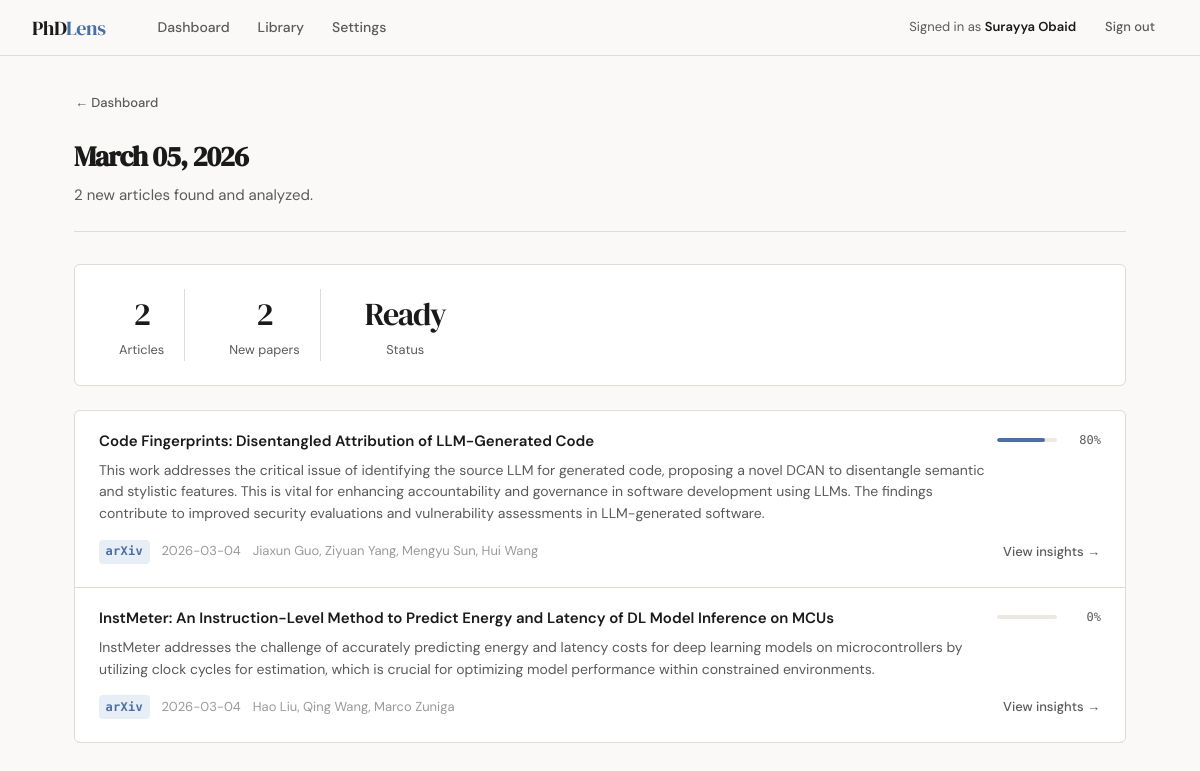
Screenshot of /digest/15 (signed in) with the database file from the repository.
### models.py (models this page shows, shortened)
class User(UserMixin, db.Model):
    __tablename__ = 'users'
    id = db.Column(db.Integer, primary_key=True)
    email = db.Column(db.String(150), unique=True, nullable=False)
    name = db.Column(db.String(100), nullable=False)
    password_hash = db.Column(db.String(256), nullable=False)
    created_at = db.Column(db.DateTime, default=datetime.utcnow)
    openai_api_key = db.Column(db.String(256), nullable=True)
    profile = db.relationship('ResearchProfile', backref='user', uselist=False, cascade='all, delete-orphan')
    articles = db.relationship('Article', backref='user', cascade='all, delete-orphan')
    digests = db.relationship('DailyDigest', backref='user', cascade='all, delete-orphan')

class DailyDigest(db.Model):
    __tablename__ = 'daily_digests'
    id = db.Column(db.Integer, primary_key=True)
    user_id = db.Column(db.Integer, db.ForeignKey('users.id'), nullable=False)
    created_at = db.Column(db.DateTime, default=datetime.utcnow)
    date_label = db.Column(db.String(50), default='')
    status = db.Column(db.String(50), default='pending')
    error_message = db.Column(db.Text, default='')
    total_articles = db.Column(db.Integer, default=0)
    new_articles_count = db.Column(db.Integer, default=0)
    regenerated = db.Column(db.Boolean, default=False)
    articles = db.relationship('Article', backref='digest', lazy=True,
                                foreign_keys='Article.digest_id')

class Article(db.Model):
    __tablename__ = 'articles'
    id = db.Column(db.Integer, primary_key=True)
    user_id = db.Column(db.Integer, db.ForeignKey('users.id'), nullable=False)
    title = db.Column(db.String(1000), nullable=False)
    authors = db.Column(db.Text, default='')
    abstract = db.Column(db.Text, default='')
    url = db.Column(db.String(2000), default='')
    source_platform = db.Column(db.String(100), default='')
    published_date = db.Column(db.String(50), default='')
    fetched_at = db.Column(db.DateTime, default=datetime.utcnow)
    is_blog_post = db.Column(db.Boolean, default=False)
    summary_highlights = db.Column(db.Text, default='')
    summary_methodology = db.Column(db.Text, default='')
    summary_datasets = db.Column(db.Text, default='')
    summary_models = db.Column(db.Text, default='')
    summary_results = db.Column(db.Text, default='')
    summary_soul = db.Column(db.Text, default='')
    detail_approach = db.Column(db.Text, default='')
    detail_methodology = db.Column(db.Text, default='')
    detail_results = db.Column(db.Text, default='')
    detail_figures = db.Column(db.Text, default='')
    detail_writeup_summary = db.Column(db.Text, default='')
    relevance_score = db.Column(db.Float, default=0.0)
    digest_id = db.Column(db.Integer, db.ForeignKey('daily_digests.id'), nullable=True)

### routes/dashboard.py (the view)
@dashboard_bp.route('/digest/<int:digest_id>')
@login_required
def view_digest(digest_id):
    digest = DailyDigest.query.filter_by(id=digest_id, user_id=current_user.id).first_or_404()
    articles = Article.query.filter_by(digest_id=digest.id).order_by(Article.relevance_score.desc()).all()
    return render_template('digest_view.html', digest=digest, articles=articles)

### templates/digest_view.html (shortened to what this page needs)
{% extends "base.html" %}
{% block content %}
<div class="page-wrapper">
    <div class="back-nav" style="margin-bottom:1rem;">
        <a href="{{ url_for('dashboard.home') }}" class="btn btn-ghost btn-sm" style="padding-left:0;">&larr; Dashboard</a>
    </div>
    <div class="page-header">
        <h1 class="page-title">{{ digest.date_label }}</h1>
        <div class="page-subtitle">
            {% if digest.regenerated %}
            Re-analyzed existing articles — no new papers matched your profile today.
            {% else %}
            {{ digest.new_articles_count }} new article{{ 's' if digest.new_articles_count != 1 else '' }} found and analyzed.
            {% endif %}
        </div>
    </div>
    <div class="digest-hero">
        <div class="digest-stat">
            <div class="digest-stat-value">{{ digest.total_articles }}</div>
            <div class="digest-stat-label">Articles</div>
        </div>
        <div class="digest-stat">
            <div class="digest-stat-value">{{ digest.new_articles_count }}</div>
            <div class="digest-stat-label">New papers</div>
        </div>
        <div class="digest-stat">
            <div class="digest-stat-value">{{ digest.status|capitalize }}</div>
            <div class="digest-stat-label">Status</div>
        </div>
    </div>
    {% if articles %}
    <div class="article-grid">
        {% for article in articles %}
        <a href="{{ url_for('dashboard.view_article', article_id=article.id) }}" class="article-card">
            <div style="display:flex;align-items:flex-start;gap:0.75rem;">
                <div style="flex:1;">
                    <div class="article-card-title">{{ article.title }}</div>
                    {% if article.summary_soul %}
                    <div class="article-card-soul">{{ article.summary_soul }}</div>
                    {% elif article.abstract %}
                    <div class="article-card-soul">{{ article.abstract[:200] }}...</div>
                    {% endif %}
                </div>
                <div style="flex-shrink:0;text-align:right;">
                    <div class="score-bar-wrap" style="justify-content:flex-end;">
                        <div class="score-bar" style="width:60px;"><div class="score-bar-fill" style="width:{{ (article.relevance_score * 100)|int }}%"></div></div>
                        <span class="score-label">{{ "%.0f"|format(article.relevance_score * 100) }}%</span>
                    </div>
                </div>
            </div>
            <div class="article-card-footer">
                <span class="badge badge-blue">{{ article.source_platform }}</span>
                {% if article.published_date %}
                <span class="text-xs text-faint">{{ article.published_date }}</span>
                {% endif %}
                {% if article.authors %}
                <span class="text-xs text-faint">{{ article.authors[:80] }}{% if article.authors|length > 80 %}...{% endif %}</span>
                {% endif %}
                <span class="btn btn-ghost btn-sm" style="margin-left:auto;padding-right:0;">View insights &rarr;</span>
            </div>
        </a>
        {% endfor %}
    </div>
    {% else %}
    <div class="empty-state">
        <div class="empty-state-title">No articles in this digest</div>
        <div class="empty-state-text">This digest completed but found no analyzable articles.</div>
    </div>
    {% endif %}
</div>
{% endblock %}

### templates/base.html (shortened to what this page needs)
<!DOCTYPE html>
<html lang="en">
<head>
</head>
<body>
{% if current_user.is_authenticated %}
<nav class="nav">
    <a href="{{ url_for('dashboard.home') }}" class="nav-brand">PhD<span>Lens</span></a>
    <div class="nav-links">
        <a href="{{ url_for('dashboard.home') }}" class="nav-link {% if request.endpoint == 'dashboard.home' %}active{% endif %}">Dashboard</a>
        <a href="{{ url_for('articles.library') }}" class="nav-link {% if request.endpoint == 'articles.library' %}active{% endif %}">Library</a>
        <a href="{{ url_for('settings.research_profile') }}" class="nav-link {% if 'settings' in request.endpoint %}active{% endif %}">Settings</a>
    </div>
    <div class="nav-right">
        <span class="nav-user">Signed in as <strong>{{ current_user.name }}</strong></span>
        <a href="{{ url_for('auth.logout') }}" class="btn btn-ghost btn-sm">Sign out</a>
    </div>
</nav>
{% endif %}
{% block content %}{% endblock %}
</body>
</html>

### templates/base.html (style rules this page uses)
*, *::before, *::after { box-sizing: border-box; margin: 0; padding: 0; }
:root { --ink: #1a1a1a; --ink-muted: #5a5a5a; --ink-faint: #9a9a9a; --paper: #faf9f7; --paper-warm: #f4f2ee; --paper-mid: #ece9e3; --border: #e0dcd4; --border-strong: #c8c4bc; --accent: #4a6fa5; --accent-light: #e8eef5; --accent-muted: #7a9bc4; --success: #3a7a5a; --success-light: #e6f2ec; --warning: #8a6a2a; --warning-light: #f5eed9; --danger: #8a3a3a; --danger-light: #f5e8e8; --radius: 6px; --shadow-sm: 0 1px 3px rgba(0,0,0,0.06); --shadow: 0 2px 8px rgba(0,0,0,0.08); --shadow-lg: 0 4px 20px rgba(0,0,0,0.10); }
html { font-size: 16px; }
body { font-family: 'DM Sans', sans-serif; background: var(--paper); color: var(--ink); line-height: 1.6; min-height: 100vh; }
.nav { position: sticky; top: 0; z-index: 100; background: rgba(250,249,247,0.95); backdrop-filter: blur(8px); border-bottom: 1px solid var(--border); padding: 0 2rem; display: flex; align-items: center; gap: 2rem; height: 56px; }
.nav-brand { font-family: 'DM Serif Display', serif; font-size: 1.25rem; color: var(--ink); text-decoration: none; letter-spacing: -0.02em; }
.nav-brand span { color: var(--accent); }
.nav-links { display: flex; gap: 0.25rem; margin-left: 0.5rem; }
.nav-link { font-size: 0.875rem; font-weight: 500; color: var(--ink-muted); text-decoration: none; padding: 0.375rem 0.75rem; border-radius: var(--radius); transition: all 0.15s; }
.nav-right { margin-left: auto; display: flex; align-items: center; gap: 1rem; }
.nav-user { font-size: 0.8125rem; color: var(--ink-muted); }
.nav-user strong { color: var(--ink); font-weight: 600; }
.page-wrapper { max-width: 1100px; margin: 0 auto; padding: 2rem 1.5rem; }
.page-header { margin-bottom: 2rem; padding-bottom: 1.5rem; border-bottom: 1px solid var(--border); }
.page-title { font-family: 'DM Serif Display', serif; font-size: 1.75rem; letter-spacing: -0.03em; color: var(--ink); }
.page-subtitle { font-size: 0.9375rem; color: var(--ink-muted); margin-top: 0.25rem; }
.btn { display: inline-flex; align-items: center; gap: 0.5rem; padding: 0.5rem 1.125rem; font-size: 0.875rem; font-weight: 500; border: 1px solid transparent; border-radius: var(--radius); cursor: pointer; text-decoration: none; transition: all 0.15s; font-family: 'DM Sans', sans-serif; line-height: 1.4; }
.btn-ghost { background: transparent; color: var(--ink-muted); border-color: transparent; }
.btn-sm { padding: 0.3125rem 0.75rem; font-size: 0.8125rem; }
.badge { display: inline-block; padding: 0.2em 0.55em; font-size: 0.75rem; font-weight: 600; border-radius: 4px; font-family: 'DM Mono', monospace; letter-spacing: 0.02em; }
.badge-blue { background: var(--accent-light); color: var(--accent); }
.text-faint { color: var(--ink-faint); }
.text-xs { font-size: 0.8125rem; }
.score-bar-wrap { display: flex; align-items: center; gap: 0.5rem; }
.score-bar { height: 4px; background: var(--paper-mid); border-radius: 2px; flex: 1; overflow: hidden; }
.score-bar-fill { height: 100%; background: var(--accent); border-radius: 2px; }
.score-label { font-size: 0.75rem; font-family: 'DM Mono', monospace; color: var(--ink-muted); min-width: 36px; }

### templates/digest_view.html (style rules this page uses)
.digest-hero { background: white; border: 1px solid var(--border); border-radius: var(--radius); padding: 1.5rem; margin-bottom: 1.5rem; display: flex; align-items: center; gap: 1.5rem; flex-wrap: wrap; }
.digest-stat { text-align: center; padding: 0 1.25rem; border-right: 1px solid var(--border); }
.digest-stat:last-child { border-right: none; }
.digest-stat-value { font-family: 'DM Serif Display', serif; font-size: 2rem; letter-spacing: -0.04em; }
.digest-stat-label { font-size: 0.8rem; color: var(--ink-muted); }
.article-grid { display: flex; flex-direction: column; gap: 1px; background: var(--border); border: 1px solid var(--border); border-radius: var(--radius); overflow: hidden; }
.article-card { background: white; padding: 1.25rem 1.5rem; text-decoration: none; color: inherit; transition: background 0.12s; display: block; }
.article-card-title { font-size: 0.9375rem; font-weight: 600; line-height: 1.4; margin-bottom: 0.5rem; color: var(--ink); }
.article-card-soul { font-size: 0.875rem; color: var(--ink-muted); line-height: 1.55; margin-bottom: 0.75rem; }
.article-card-footer { display: flex; align-items: center; gap: 0.75rem; flex-wrap: wrap; }

### rows the page displays
User: name "Surayya Obaid"
DailyDigest: date_label "March 05, 2026", new_articles_count "2", new_articles_count "s", total_articles "2", status "Ready"
Article: title "Code Fingerprints: Disentangled Attribution of LLM-Generated Code", summary_soul "This work addresses the critical issue of identifying the source LLM for generated code, proposing a novel DCAN to disentangle semantic and stylistic features. This is vital for enhancing accountability and governance in software development using LLMs. The findings contribute to improved security evaluations and vulnerability assessments in LLM-generated software.", article.relevance_score*100 "80", source_platform "arXiv", published_date "2026-03-04", authors "Jiaxun Guo, Ziyuan Yang, Mengyu Sun, Hui Wang"
Article: title "InstMeter: An Instruction-Level Method to Predict Energy and Latency of DL Model Inference on MCUs", summary_soul "InstMeter addresses the challenge of accurately predicting energy and latency costs for deep learning models on microcontrollers by utilizing clock cycles for estimation, which is crucial for optimizing model performance within constrained environments.", article.relevance_score*100 "0", source_platform "arXiv", published_date "2026-03-04", authors "Hao Liu, Qing Wang, Marco Zuniga"
